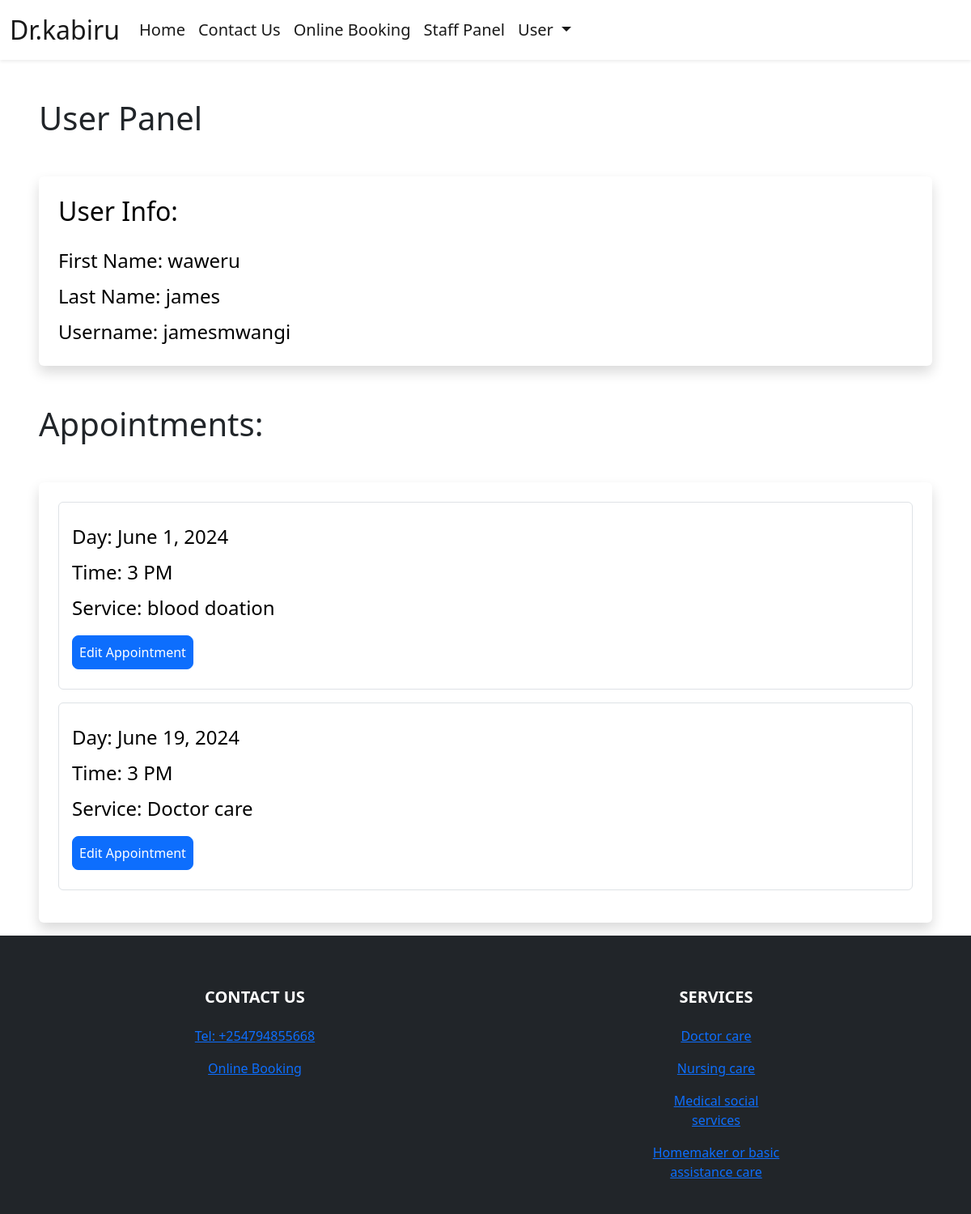
Page /user-panel (signed in) on the committed database.
### booking/models.py (models this page shows, shortened)
class Appointment(models.Model):
    user = models.ForeignKey(User, on_delete=models.CASCADE, null=True, blank=True)
    service = models.CharField(max_length=50, choices=SERVICE_CHOICES, default="Doctor care")
    day = models.DateField(default=datetime.now)
    time = models.CharField(max_length=10, choices=TIME_CHOICES, default="3 PM")
    time_ordered = models.DateTimeField(default=datetime.now, blank=True)

### booking/views.py (the view)
# urls.py: path('user-panel', views.userPanel, name='userPanel'),
def userPanel(request):
    user = request.user
    appointments = Appointment.objects.filter(user=user).order_by('day', 'time')
    return render(request, 'userPanel.html', {
        'user':user,
        'appointments':appointments,
    })

### booking/templates/userPanel.html (shortened to what this page needs)
{% extends 'layout.html' %}
{% load static %}
{% block body %}
{% if user.is_authenticated %}
<h1 class=" ms-5 mt-5 ">User Panel</h1>
<div class="shadow p-4 mb-5 bg-body bg-body rounded text-black  m-5 ">
    <h2 class="">User Info:</h2>
    <ul class="list-group fs-4 mt-3">
            <li class="list-group mt-2">First Name: {{ user.first_name }}</li>
            <li class="list-group mt-2">Last Name: {{ user.last_name }}</li>
            <li class="list-group mt-2">Username: {{ user.username }}</li>
    </ul>
</div>
{% if appointments.count > 0 %}
<div class="mt-5 ">
    <h1 class=" ms-5">Appointments:</h1>
    <div class="shadow p-4 mb-3 bg-body bg-body rounded text-black  m-5">
        {% for appointment in appointments %}
        <div class="list-group fs-4 border p-3 mb-3">
            <p class="list-group mt-2">Day: {{ appointment.day }}</p>
            <p class="list-group mt-2">Time: {{ appointment.time }}</p>
            <p class="list-group mt-2">Service: {{ appointment.service }}</p>
            <div class="mt-3 mb-2">
                <a class="btn btn-primary rounded-3 p-2" href="{% url 'userUpdate' appointment.id %}">Edit Appointment</a>
            </div>
        </div>
        {% endfor %}
    </div>
</div>
{% endif %}
{% else %}
<div class="shadow p-4 mb-5 bg-body bg-body rounded text-black  m-5">
    <h1 class="p-2  ms-3">First Sign in!</h1>
    <a href="{% url 'login' %}" class="btn btn-primary text-white">Sign in</a>
</div>
{% endif %}
{% endblock %}

### rows in the picture
Appointment: day "June 1, 2024", time "3 PM", service "blood doation"
Appointment: day "June 19, 2024", time "3 PM", service "Doctor care"

### other values in the picture
{{ user.first_name }} "waweru"
{{ user.last_name }} "james"
{{ user.username }} "jamesmwangi"
